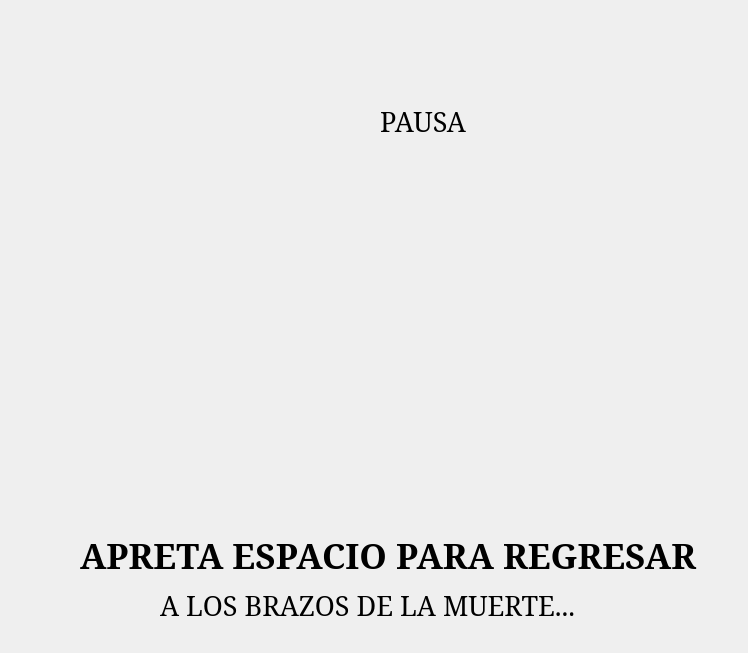
<?xml version="1.0" encoding="UTF-8"?>
<ui version="4.0">
 <class>Form</class>
 <widget class="QWidget" name="Form">
  <property name="geometry">
   <rect>
    <x>0</x>
    <y>0</y>
    <width>748</width>
    <height>653</height>
   </rect>
  </property>
  <property name="cursor">
   <cursorShape>ArrowCursor</cursorShape>
  </property>
  <property name="windowTitle">
   <string>KILL THE FATBIES</string>
  </property>
  <widget class="QLabel" name="zombie">
   <property name="geometry">
    <rect>
     <x>150</x>
     <y>110</y>
     <width>421</width>
     <height>431</height>
    </rect>
   </property>
   <property name="text">
    <string/>
   </property>
  </widget>
  <widget class="QLabel" name="burbuja">
   <property name="geometry">
    <rect>
     <x>310</x>
     <y>20</y>
     <width>301</width>
     <height>231</height>
    </rect>
   </property>
   <property name="text">
    <string/>
   </property>
  </widget>
  <widget class="QLabel" name="label">
   <property name="geometry">
    <rect>
     <x>380</x>
     <y>106</y>
     <width>131</width>
     <height>31</height>
    </rect>
   </property>
   <property name="font">
    <font>
     <family>NanumMyeongjo</family>
     <pointsize>20</pointsize>
     <weight>50</weight>
     <bold>false</bold>
    </font>
   </property>
   <property name="text">
    <string>PAUSA</string>
   </property>
  </widget>
  <widget class="QLabel" name="label_3">
   <property name="geometry">
    <rect>
     <x>80</x>
     <y>540</y>
     <width>821</width>
     <height>31</height>
    </rect>
   </property>
   <property name="font">
    <font>
     <family>NanumMyeongjo</family>
     <pointsize>26</pointsize>
     <weight>75</weight>
     <bold>true</bold>
    </font>
   </property>
   <property name="text">
    <string>APRETA ESPACIO PARA REGRESAR</string>
   </property>
  </widget>
  <widget class="QLabel" name="label_4">
   <property name="geometry">
    <rect>
     <x>160</x>
     <y>590</y>
     <width>821</width>
     <height>31</height>
    </rect>
   </property>
   <property name="font">
    <font>
     <family>NanumMyeongjo</family>
     <pointsize>20</pointsize>
     <weight>50</weight>
     <bold>false</bold>
    </font>
   </property>
   <property name="text">
    <string>A LOS BRAZOS DE LA MUERTE...</string>
   </property>
  </widget>
 </widget>
 <resources/>
 <connections/>
</ui>
